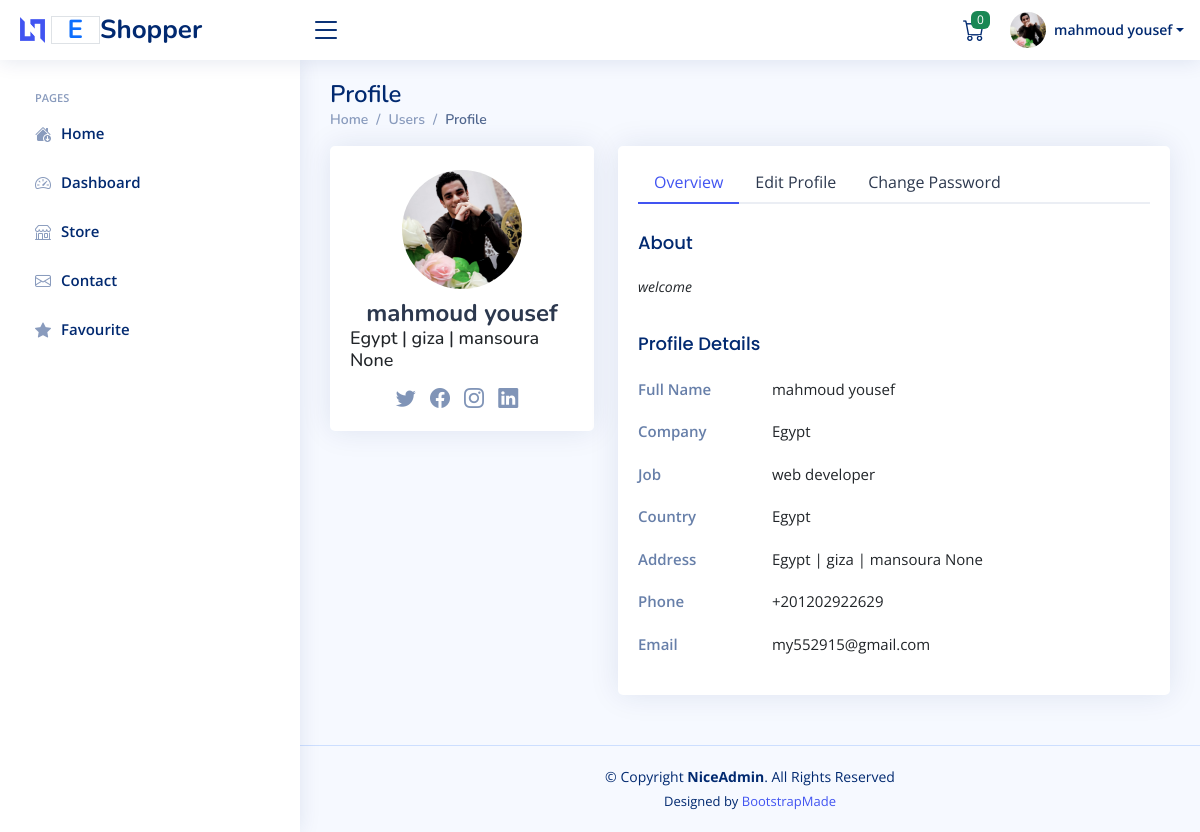
The page /accounts/ (signed in) on the database as committed earlier.
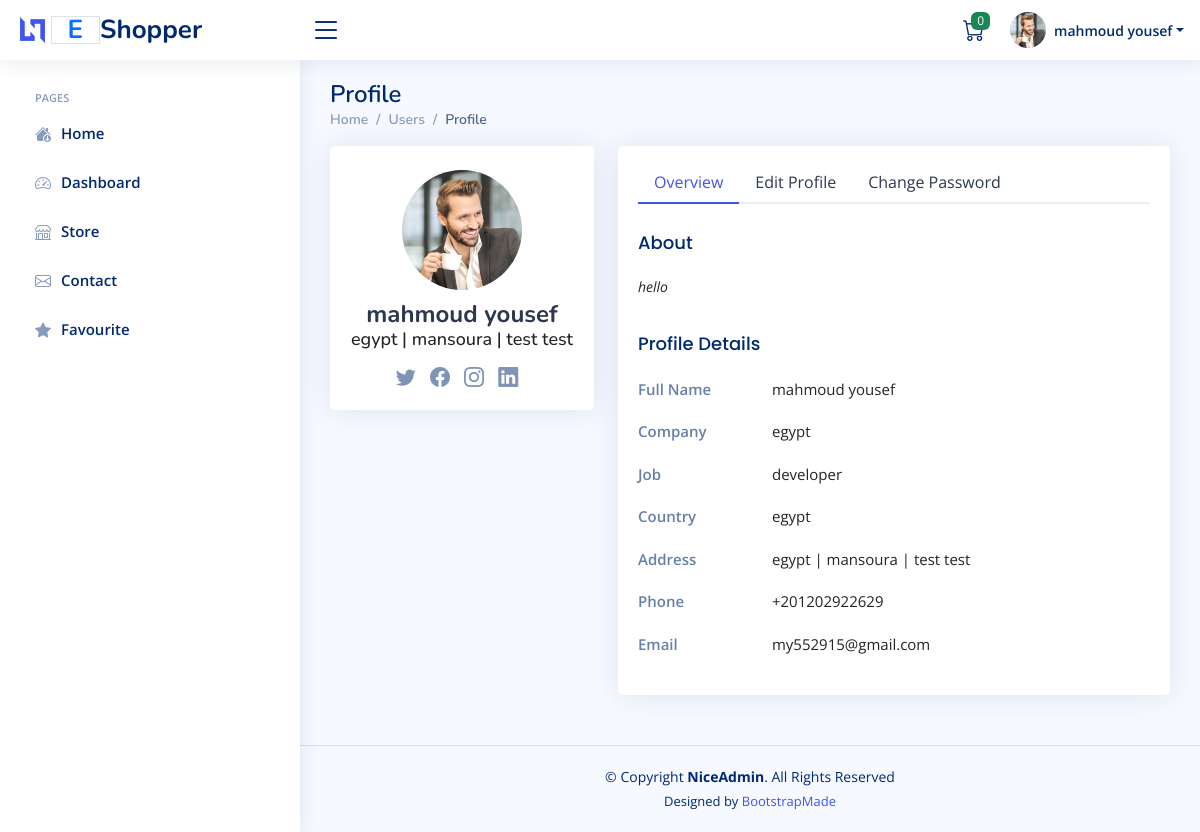
The same page on the database as committed later.
### accounts/models.py (models this page shows, shortened)
class Profile(models.Model):
    user = models.OneToOneField(User,on_delete=models.CASCADE)
    address = models.CharField(max_length=50,blank=True , null=True)
    image = models.ImageField(upload_to='users_images/',blank=True , null=True)
    about = models.TextField(max_length=4000 , blank=True , null=True)
    country = models.CharField(max_length=50 ,blank=True, null=True)
    company = models.CharField(max_length=100 ,blank=True, null=True)
    address_line_1 = models.CharField( max_length=50 , blank=True , null=True)
    address_line_2 = models.CharField( max_length=50 , blank=True , null=True)
    headline = models.CharField(max_length=50 , blank=True, null=True)
    city = models.CharField(max_length=50 ,blank=True, null=True)
    def full_name(self):
        return f'{self.user.first_name} {self.user.last_name}'
    def full_address(self):
        return f"{self.country} | {self.city} | {self.address_line_1} {self.address_line_2}"

class User(AbstractBaseUser):
    first_name      = models.CharField(max_length=50)
    last_name       = models.CharField(max_length=50)
    username        = models.CharField(max_length=50, unique=True)
    email           = models.EmailField(max_length=100, unique=True)
    phone_number    = models.CharField(max_length=50)
    date_joined     = models.DateTimeField(auto_now_add=True)
    last_login      = models.DateTimeField(auto_now_add=True)
    is_admin        = models.BooleanField(default=False)
    is_staff        = models.BooleanField(default=False)
    is_active        = models.BooleanField(default=False)
    is_superadmin        = models.BooleanField(default=False)
    USERNAME_FIELD = 'email'
    REQUIRED_FIELDS = ['username', 'first_name', 'last_name']
    objects = MyAccountManager()

### accounts/views.py (the view)
# urls.py: path('' , views.profile , name="profile" ),
def profile(request):
    profile = Profile.objects.get(user=request.user)
    if request.method == "POST":
        user_form = UserForm(request.POST , instance=request.user)
        profile_form = ProfileForm(request.POST,request.FILES,instance=profile)
        if user_form.is_valid() and profile_form.is_valid():
            user_form.save()
            my_profile = profile_form.save(commit=False)
            my_profile.user = request.user
            my_profile.save()
            messages.success(request, 'Profile updated successfully')
            return redirect('profile')
    else:
        user_form = UserForm(instance=request.user)
        profile_form = ProfileForm(instance=profile)
    context = {
        'profile':profile,
        'user_form':user_form,
        'profile_form':profile_form
    }
    return render(request , 'profile/profile.html' , context)

### accounts/favourite_context.py (called while the page is built)
def counter(request):
    product_count = 0
    if request.user.is_authenticated:
        if 'admin' in request.path:
            return{}
        else :
            try :
                user_favourites = Product.objects.filter(like=request.user)
                product_count = user_favourites.count()
            except Product.DoesNotExist:
                product_count=0
    return dict(product_count=product_count)

### carts/cart_context.py (called while the page is built)
def cart_count(request):
    cart_counter = 0
    if 'admin' in request.path:
        return{}
    else:
        try:
            cart = Cart.objects.filter(cart_id=_cart_id(request))
            if request.user.is_authenticated:
                cart_items = CartItem.objects.all().filter(user=request.user)
            else:
                cart_items = CartItem.objects.all().filter(cart=cart[:1])
            for cart_item in cart_items:
                cart_counter += cart_item.quantity
        except Cart.DoesNotExist :
            cart_counter = 0
    return dict(cart_counter=cart_counter)

### carts/views.py (called while the page is built)
def _cart_id(request):
    cart = request.session.session_key
    if not cart:
        cart = request.session.create()
    return cart

### accounts/templates/profile/profile.html (shortened to what the changed rows need)
{% load static %}
{% load django_bootstrap5 %}
<!DOCTYPE html>
<html lang="en">
<head>
    <link href="{% static 'profile/assets/vendor/bootstrap/css/bootstrap.min.css'%}" rel="stylesheet">
    <link href="{% static 'profile/assets/vendor/bootstrap-icons/bootstrap-icons.css'%}" rel="stylesheet">
    <link href="{% static 'profile/assets/vendor/boxicons/css/boxicons.min.css'%}" rel="stylesheet">
    <link href="{% static 'profile/assets/vendor/quill/quill.snow.css'%}" rel="stylesheet">
    <link href="{% static 'profile/assets/vendor/quill/quill.bubble.css'%}" rel="stylesheet">
    <link href="{% static 'profile/assets/vendor/remixicon/remixicon.css'%}" rel="stylesheet">
    <link href="{% static 'profile/assets/vendor/simple-datatables/style.css'%}" rel="stylesheet">
    <link href="{% static 'profile/assets/css/style.css'%}" rel="stylesheet">
</head>
<body>
    <header id="header" class="header fixed-top d-flex align-items-center">
        <nav class="header-nav ms-auto">
            <ul class="d-flex align-items-center">
                <li class="nav-item dropdown pe-3">
                    <a class="nav-link nav-profile d-flex align-items-center pe-0" href="#" data-bs-toggle="dropdown">
                        <img src="{% if profile.image %}{{profile.image.url}}{% else %}https://bootdey.com/img/Content/avatar/avatar7.png{% endif %}"
                            alt="Profile" class="rounded-circle">
                        <span class="d-none d-md-block dropdown-toggle ps-2">{{profile.full_name}}</span>
                    </a>
                </li>
            </ul>
        </nav>
    </header>
    <main id="main" class="main">
        <div class="pagetitle">
            <h1>Profile</h1>
        </div>
        <section class="section profile">
            <div class="row">
                <div class="col-xl-4">
                    <div class="card">
                        <div class="card-body profile-card pt-4 d-flex flex-column align-items-center">
                            <img src="{% if profile.image %}{{profile.image.url}}{% else %}https://bootdey.com/img/Content/avatar/avatar7.png{% endif %}"
                                alt="Profile" class="rounded-circle">
                            <h2>{{profile.full_name}}</h2>
                            <h3>{{profile.full_address}}</h3>
                            <div class="social-links mt-2">
                                <a href="#" class="twitter"><i class="bi bi-twitter"></i></a>
                                <a href="#" class="facebook"><i class="bi bi-facebook"></i></a>
                                <a href="#" class="instagram"><i class="bi bi-instagram"></i></a>
                                <a href="#" class="linkedin"><i class="bi bi-linkedin"></i></a>
                            </div>
                        </div>
                    </div>
                </div>
                <div class="col-xl-8">
                    <div class="card">
                        <div class="card-body pt-3">
                            <div class="tab-content pt-2">
                                <div class="tab-pane fade show active profile-overview" id="profile-overview">
                                    <h5 class="card-title">About</h5>
                                    <p class="small fst-italic">{{profile.about}}</p>
                                    <h5 class="card-title">Profile Details</h5>
                                    <div class="row">
                                        <div class="col-lg-3 col-md-4 label ">Full Name</div>
                                        <div class="col-lg-9 col-md-8">{{profile.full_name}}</div>
                                    </div>
                                    <div class="row">
                                        <div class="col-lg-3 col-md-4 label">Company</div>
                                        <div class="col-lg-9 col-md-8">{{profile.country}}</div>
                                    </div>
                                    <div class="row">
                                        <div class="col-lg-3 col-md-4 label">Job</div>
                                        <div class="col-lg-9 col-md-8">{{profile.headline}}</div>
                                    </div>
                                    <div class="row">
                                        <div class="col-lg-3 col-md-4 label">Country</div>
                                        <div class="col-lg-9 col-md-8">{{profile.country}}</div>
                                    </div>
                                    <div class="row">
                                        <div class="col-lg-3 col-md-4 label">Address</div>
                                        <div class="col-lg-9 col-md-8">{{profile.full_address}}</div>
                                    </div>
                                    <div class="row">
                                        <div class="col-lg-3 col-md-4 label">Phone</div>
                                        <div class="col-lg-9 col-md-8">{{profile.user.phone_number}}</div>
                                    </div>
                                    <div class="row">
                                        <div class="col-lg-3 col-md-4 label">Email</div>
                                        <div class="col-lg-9 col-md-8">{{profile.user.email}}</div>
                                    </div>
                                </div>
                            </div>
                        </div>
                    </div>
                </div>
            </div>
        </section>
    </main>
</body>
</html>

Rows that differ between the two databases and show on the page:
changed Profile "mahmoud yousef": image: a different picture; full_address "Egypt | giza | mansoura None" → "egypt | mansoura | test test"; about "welcome" → "hello"; country "Egypt" → "egypt"; headline "web developer" → "developer"
